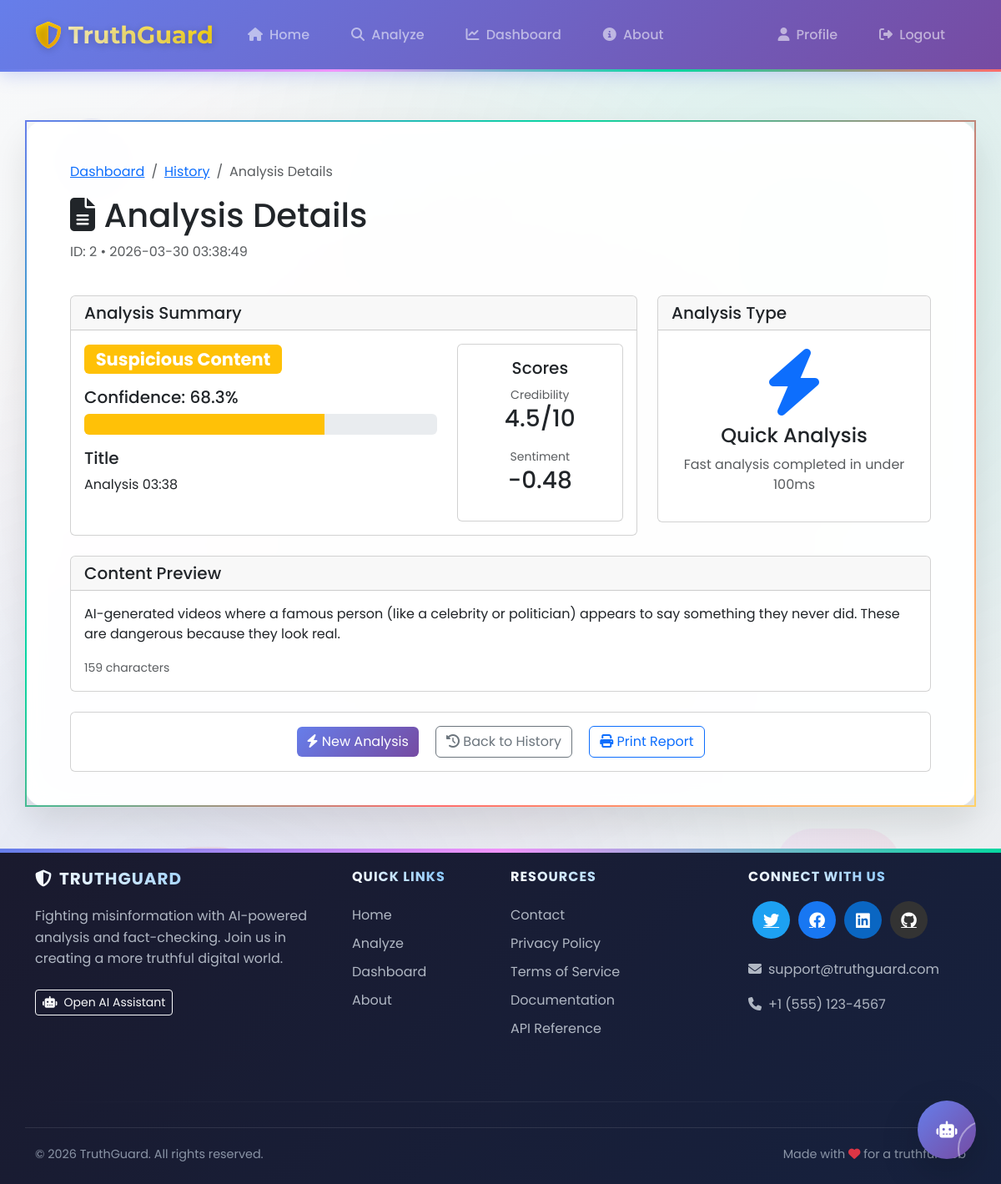
/analysis/2 (signed in), run on the app's committed database.
### app.py (models this page shows, shortened)
class Analysis(db.Model):
    __tablename__ = 'analyses'
    id = db.Column(db.Integer, primary_key=True)
    title = db.Column(db.Text, default='')
    content = db.Column(db.Text, default='')  # raw text content (for display/search)
    article_data = db.Column(db.JSON, nullable=True)  # optional structured article extraction
    source_url = db.Column(db.Text, nullable=True)  # This should be nullable
    classification = db.Column(db.String(20), nullable=False, default='UNKNOWN')  # RELIABLE, SUSPICIOUS, FAKE, etc.
    confidence_score = db.Column(db.Float, nullable=True)
    sentiment_score = db.Column(db.Float, nullable=True)
    sensationalism_score = db.Column(db.Float, nullable=True)
    credibility_score = db.Column(db.Float, nullable=True)
    key_findings = db.Column(db.Text, default='[]')  # JSON string
    recommendations = db.Column(db.Text, nullable=True)  # JSON string
    fact_checks = db.Column(db.Text, nullable=True)  # JSON string
    analysis_metadata = db.Column(db.Text, default='{}')  # JSON string (e.g. word count, etc.)
    is_quick_analysis = db.Column(db.Boolean, default=False)
    user_id = db.Column(db.Integer, db.ForeignKey('user.id'), nullable=False)
    created_at = db.Column(db.DateTime, default=lambda: datetime.now(timezone.utc))
    updated_at = db.Column(db.DateTime, default=lambda: datetime.now(timezone.utc),
                           onupdate=lambda: datetime.now(timezone.utc))

### app.py (the view)
@app.route('/analysis/<int:analysis_id>')
@login_required
def analysis_detail(analysis_id):
    analysis = Analysis.query.get_or_404(analysis_id)
    if analysis.user_id != current_user.id and current_user.role != 'admin':
        flash('Access denied', 'danger')
        return redirect(url_for('dashboard'))
    try:
        key_findings = json.loads(analysis.key_findings) if analysis.key_findings else []
    except:
        key_findings = []
    try:
        analysis_metadata = json.loads(analysis.analysis_metadata) if analysis.analysis_metadata else {}
    except:
        analysis_metadata = {}
    word_count = analysis_metadata.get('word_count', len(analysis.content.split()) if analysis.content else 0)
    return render_template('analysis_detail.html',
                           analysis=analysis,
                           key_findings=key_findings,
                           word_count=word_count,
                           analysis_metadata=analysis_metadata)

### app.py (called while the page is built)
@login_manager.user_loader
def load_user(user_id):
    try:
        return db.session.get(User, int(user_id))
    except Exception:
        return None

@app.context_processor
def inject_gemini_status():
    return {
        'gemini_available': _GEMINI_AVAILABLE,
        'gemini_model': _GEMINI_MODEL,
        'gemini_api_key_set': bool(_GEMINI_API_KEY and _GEMINI_API_KEY != 'your-gemini-api-key-here')
    }

### templates/analysis_detail.html (shortened to what this page needs)
{% extends "base.html" %}
{% block content %}
<div class="container mt-4">
    <div class="row mb-4">
        <div class="col">
            <nav aria-label="breadcrumb">
                <ol class="breadcrumb">
                    <li class="breadcrumb-item"><a href="/dashboard">Dashboard</a></li>
                    <li class="breadcrumb-item"><a href="/history">History</a></li>
                    <li class="breadcrumb-item active">Analysis Details</li>
                </ol>
            </nav>
            <h1><i class="fas fa-file-alt"></i> Analysis Details</h1>
            <p class="text-muted">ID: {{ analysis.id }} • {{ analysis.created_at.strftime('%Y-%m-%d %H:%M:%S') }}</p>
        </div>
    </div>
    <div class="row mb-4">
        <div class="col-lg-8">
            <div class="card">
                <div class="card-header">
                    <h5 class="mb-0">Analysis Summary</h5>
                </div>
                <div class="card-body">
                    <div class="row">
                        <div class="col-md-8">
                            <h3>
                                {% if analysis.classification == 'RELIABLE' %}
                                <span class="badge bg-success">Reliable Content</span>
                                {% elif analysis.classification == 'SUSPICIOUS' %}
                                <span class="badge bg-warning">Suspicious Content</span>
                                {% elif analysis.classification == 'FAKE' %}
                                <span class="badge bg-danger">Fake Content</span>
                                {% else %}
                                <span class="badge bg-secondary">{{ analysis.classification }}</span>
                                {% endif %}
                            </h3>
                            {% if analysis.confidence_score %}
                            <div class="mt-3">
                                <h5>Confidence: {{ (analysis.confidence_score * 100)|round(1) }}%</h5>
                                <div class="progress" style="height: 25px;">
                                    <div class="progress-bar
                                        {% if analysis.confidence_score >= 0.7 %}bg-success
                                        {% elif analysis.confidence_score >= 0.4 %}bg-warning
                                        {% else %}bg-danger{% endif %}"
                                        style="width: {{ analysis.confidence_score * 100 }}%">
                                    </div>
                                </div>
                            </div>
                            {% endif %}
                            {% if analysis.title %}
                            <div class="mt-3">
                                <h5>Title</h5>
                                <p>{{ analysis.title }}</p>
                            </div>
                            {% endif %}
                        </div>
                        <div class="col-md-4">
                            <div class="card">
                                <div class="card-body text-center">
                                    <h5 class="card-title">Scores</h5>
                                    {% if analysis.credibility_score %}
                                    <div class="mb-3">
                                        <small class="text-muted">Credibility</small>
                                        <h3>{{ analysis.credibility_score|round(1) }}/10</h3>
                                    </div>
                                    {% endif %}
                                    {% if analysis.sentiment_score %}
                                    <div class="mb-3">
                                        <small class="text-muted">Sentiment</small>
                                        <h3>{{ analysis.sentiment_score|round(2) }}</h3>
                                    </div>
                                    {% endif %}
                                </div>
                            </div>
                        </div>
                    </div>
                </div>
            </div>
        </div>
        <div class="col-lg-4">
            <div class="card">
                <div class="card-header">
                    <h5 class="mb-0">Analysis Type</h5>
                </div>
                <div class="card-body text-center">
                    {% if analysis.is_quick_analysis %}
                    <div class="display-1 text-primary">
                        <i class="fas fa-bolt"></i>
                    </div>
                    <h4>Quick Analysis</h4>
                    <p class="text-muted">Fast analysis completed in under 100ms</p>
                    {% else %}
                    <div class="display-1 text-success">
                        <i class="fas fa-chart-bar"></i>
                    </div>
                    <h4>Detailed Analysis</h4>
                    <p class="text-muted">Comprehensive analysis with full report</p>
                    {% endif %}
                </div>
            </div>
        </div>
    </div>
    <div class="row mb-4">
        <div class="col">
            <div class="card">
                <div class="card-header">
                    <h5 class="mb-0">Content Preview</h5>
                </div>
                <div class="card-body">
                    <div class="content-preview" style="max-height: 300px; overflow-y: auto;">
                        {{ analysis.content|safe }}
                    </div>
                    <div class="mt-3">
                        <small class="text-muted">{{ analysis.content|length }} characters</small>
                    </div>
                </div>
            </div>
        </div>
    </div>
    <div class="row mt-4">
        <div class="col">
            <div class="card">
                <div class="card-body text-center">
                    <a href="/analyze" class="btn btn-primary me-3">
                        <i class="fas fa-bolt"></i> New Analysis
                    </a>
                    <a href="/history" class="btn btn-outline-secondary me-3">
                        <i class="fas fa-history"></i> Back to History
                    </a>
                    <button onclick="window.print()" class="btn btn-outline-primary">
                        <i class="fas fa-print"></i> Print Report
                    </button>
                </div>
            </div>
        </div>
    </div>
</div>
{% endblock %}

### templates/base.html (shortened to what this page needs)
<!DOCTYPE html>
<html lang="en">
<head>
    <link href="https://cdn.jsdelivr.net/npm/bootstrap@5.3.0/dist/css/bootstrap.min.css" rel="stylesheet">
    <link rel="stylesheet" href="https://cdnjs.cloudflare.com/ajax/libs/font-awesome/6.4.0/css/all.min.css">
    <link rel="stylesheet" href="https://cdnjs.cloudflare.com/ajax/libs/animate.css/4.1.1/animate.min.css">
</head>
<body class="{% if current_user.is_authenticated %}logged-in{% endif %}">
    <div class="floating-bg-element" style="top: 70%; right: 10%; width: 150px; height: 150px; background: var(--secondary-gradient); border-radius: 30%; animation-delay: 5s;"></div>
    <div class="floating-bg-element" style="bottom: 20%; left: 15%; width: 120px; height: 120px; background: var(--danger-gradient); border-radius: 60% 40% 30% 70%; animation-delay: 15s;"></div>
    <nav class="navbar navbar-expand-lg navbar-dark fixed-top">
        <div class="container">
            <a class="navbar-brand d-flex align-items-center" href="{{ url_for('index') }}">
                <i class="fas fa-shield-alt me-2"></i>
                <span>TruthGuard</span>
            </a>
            <div class="collapse navbar-collapse" id="navbarNav">
                <ul class="navbar-nav me-auto">
                    <li class="nav-item">
                        <a class="nav-link" href="{{ url_for('index') }}">
                            <i class="fas fa-home me-1"></i> Home
                        </a>
                    </li>
                    <li class="nav-item">
                        <a class="nav-link" href="{{ url_for('analyze') }}">
                            <i class="fas fa-search me-1"></i> Analyze
                        </a>
                    </li>
                    <li class="nav-item">
                        <a class="nav-link" href="{{ url_for('dashboard') }}">
                            <i class="fas fa-chart-line me-1"></i> Dashboard
                        </a>
                    </li>
                    <li class="nav-item">
                        <a class="nav-link" href="{{ url_for('about') }}">
                            <i class="fas fa-info-circle me-1"></i> About
                        </a>
                    </li>
                </ul>
                <ul class="navbar-nav">
                    {% if current_user.is_authenticated %}
                        <li class="nav-item">
                            <a class="nav-link" href="{{ url_for('profile') }}">
                                <i class="fas fa-user me-1"></i> Profile
                            </a>
                        </li>
                        <li class="nav-item">
                            <a class="nav-link" href="{{ url_for('logout') }}">
                                <i class="fas fa-sign-out-alt me-1"></i> Logout
                            </a>
                        </li>
                    {% endif %}
                </ul>
            </div>
        </div>
    </nav>
    <div class="container mt-5 pt-5">
    </div>
    <main class="container mt-5 pt-4">
        {% block content %}{% endblock %}
    </main>
    <footer class="footer mt-auto py-4">
        <div class="container">
            <div class="row">
                <div class="col-md-4 mb-4">
                    <h5><i class="fas fa-shield-alt me-2"></i>TruthGuard</h5>
                    <p>Fighting misinformation with AI-powered analysis and fact-checking. Join us in creating a more truthful digital world.</p>
                    <button class="btn btn-outline-light btn-sm mt-2" id="openChatFromFooter">
                        <i class="fas fa-robot me-2"></i>Open AI Assistant
                    </button>
                </div>
                <div class="col-md-2 mb-4">
                    <h6>Quick Links</h6>
                    <ul class="list-unstyled">
                        <li><a href="{{ url_for('index') }}">Home</a></li>
                        <li><a href="{{ url_for('analyze') }}">Analyze</a></li>
                        <li><a href="{{ url_for('dashboard') }}">Dashboard</a></li>
                        <li><a href="{{ url_for('about') }}">About</a></li>
                    </ul>
                </div>
                <div class="col-md-3 mb-4">
                    <h6>Resources</h6>
                    <ul class="list-unstyled">
                        <li><a href="{{ url_for('contact') }}">Contact</a></li>
                        <li><a href="#">Privacy Policy</a></li>
                        <li><a href="#">Terms of Service</a></li>
                        <li><a href="#">Documentation</a></li>
                        <li><a href="#">API Reference</a></li>
                    </ul>
                </div>
                <div class="col-md-3 mb-4">
                    <h6>Connect With Us</h6>
                    <div class="social-links d-flex mt-3">
                        <a href="#" class="fa-twitter"><i class="fab fa-twitter"></i></a>
                        <a href="#" class="fa-facebook"><i class="fab fa-facebook"></i></a>
                        <a href="#" class="fa-linkedin"><i class="fab fa-linkedin"></i></a>
                        <a href="#" class="fa-github"><i class="fab fa-github"></i></a>
                    </div>
                    <p class="mt-4">
                        <i class="fas fa-envelope me-2"></i>support@truthguard.com
                    </p>
                    <p class="mb-0">
                        <i class="fas fa-phone me-2"></i>+1 (555) 123-4567
                    </p>
                </div>
            </div>
            <hr>
            <div class="row footer-bottom">
                <div class="col-md-6">
                    <p class="mb-0">&copy; <span id="currentYear"></span> TruthGuard. All rights reserved.</p>
                </div>
                <div class="col-md-6 text-md-end">
                    <p class="mb-0">Made with <i class="fas fa-heart text-danger"></i> for a truthful web</p>
                </div>
            </div>
        </div>
    </footer>
    <div id="floatingChatBtn" style="position: fixed; bottom: 30px; right: 30px; z-index: 1000;">
        <button class="btn btn-primary rounded-circle shadow-lg chat-toggle-btn" id="floatingChatBtn">
            <i class="fas fa-robot fa-lg"></i>
            <span class="pulse-ring"></span>
        </button>
    </div>
</body>
</html>

### data on the page
Analysis: id "2", created_at "2026-03-30 03:38:49", (analysis.confidence_score*100)|round(1) "68.3", title "Analysis 03:38", credibility_score "4.5", sentiment_score "-0.48", content "AI-generated videos where a famous person (like a celebrity or politician) appears to say something they never did. These are dangerous because they look real."

### other printed values
{{ analysis.content|length }} "159"
